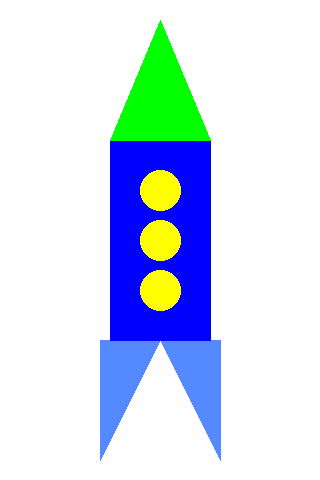

Write Python code to recreate this figure.
from PIL import Image, ImageDraw


def rocket(file, color, w):
    im = Image.new('RGB', (16 * w , 24 * w), color[4])
    draw = ImageDraw.Draw(im)
    draw.polygon(((5 * w, 17 * w),
                 (11 * w, 17 * w),
                 (11 * w, 23 * w),
                 (8 * w, 17 * w),
                 (5 * w, 23 * w)), color[0])
    draw.rectangle((int(5.5 * w), 7 * w, int(10.5 * w), 17 * w), color[1])
    draw.polygon(((int(10.5 * w), 7 * w),
                  (int(5.5 * w), 7 * w),
                  (8 * w, w)), color[2])
    draw.ellipse((7 * w, int(8.5 * w), 9 * w, int(10.5 * w)), color[3])
    draw.ellipse((7 * w, 11 * w, 9 * w, 13 * w), color[3])
    draw.ellipse((7 * w, int(13.5 * w), 9 * w, int(15.5 * w)), color[3])
    im.save(file)
    im.show()


col = "#5489FF", "#00F", "#0F0", "#FF0", "#FFF"
rocket("rocket.png", col, 20)

